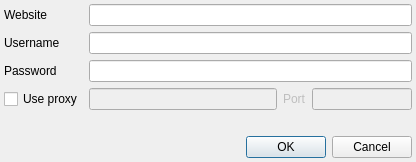
<ui version="4.0" >
 <class>UploadMapDialog</class>
 <widget class="QDialog" name="UploadMapDialog" >
  <property name="geometry" >
   <rect>
    <x>0</x>
    <y>0</y>
    <width>416</width>
    <height>162</height>
   </rect>
  </property>
  <property name="windowTitle" >
   <string>Dialog</string>
  </property>
  <layout class="QVBoxLayout" >
   <property name="spacing" >
    <number>4</number>
   </property>
   <property name="margin" >
    <number>4</number>
   </property>
   <item>
    <layout class="QGridLayout" >
     <property name="margin" >
      <number>0</number>
     </property>
     <property name="spacing" >
      <number>6</number>
     </property>
     <item row="0" column="1" >
      <widget class="QLineEdit" name="Website" />
     </item>
     <item row="0" column="0" >
      <widget class="QLabel" name="label" >
       <property name="text" >
        <string>Website</string>
       </property>
      </widget>
     </item>
     <item row="1" column="1" >
      <widget class="QLineEdit" name="Username" />
     </item>
     <item row="2" column="1" >
      <widget class="QLineEdit" name="Password" />
     </item>
     <item row="2" column="0" >
      <widget class="QLabel" name="label_3" >
       <property name="text" >
        <string>Password</string>
       </property>
      </widget>
     </item>
     <item row="1" column="0" >
      <widget class="QLabel" name="label_2" >
       <property name="text" >
        <string>Username</string>
       </property>
      </widget>
     </item>
     <item row="3" column="0" >
      <widget class="QCheckBox" name="UseProxy" >
       <property name="text" >
        <string>Use proxy</string>
       </property>
      </widget>
     </item>
     <item row="3" column="1" >
      <layout class="QHBoxLayout" >
       <property name="spacing" >
        <number>6</number>
       </property>
       <property name="margin" >
        <number>0</number>
       </property>
       <item>
        <widget class="QLineEdit" name="ProxyHost" >
         <property name="enabled" >
          <bool>false</bool>
         </property>
        </widget>
       </item>
       <item>
        <widget class="QLabel" name="label_4" >
         <property name="enabled" >
          <bool>false</bool>
         </property>
         <property name="text" >
          <string>Port</string>
         </property>
        </widget>
       </item>
       <item>
        <widget class="QLineEdit" name="ProxyPort" >
         <property name="enabled" >
          <bool>false</bool>
         </property>
         <property name="maximumSize" >
          <size>
           <width>100</width>
           <height>16777215</height>
          </size>
         </property>
         <property name="inputMask" >
          <string>99999; </string>
         </property>
        </widget>
       </item>
      </layout>
     </item>
    </layout>
   </item>
   <item>
    <spacer>
     <property name="orientation" >
      <enum>Qt::Vertical</enum>
     </property>
     <property name="sizeHint" stdset="0" >
      <size>
       <width>382</width>
       <height>16</height>
      </size>
     </property>
    </spacer>
   </item>
   <item>
    <widget class="QDialogButtonBox" name="buttonBox" >
     <property name="orientation" >
      <enum>Qt::Horizontal</enum>
     </property>
     <property name="standardButtons" >
      <set>QDialogButtonBox::Cancel|QDialogButtonBox::Ok</set>
     </property>
    </widget>
   </item>
  </layout>
 </widget>
 <layoutdefault spacing="4" margin="4" />
 <includes/>
 <resources/>
 <connections>
  <connection>
   <sender>buttonBox</sender>
   <signal>accepted()</signal>
   <receiver>UploadMapDialog</receiver>
   <slot>accept()</slot>
   <hints>
    <hint type="sourcelabel" >
     <x>268</x>
     <y>109</y>
    </hint>
    <hint type="destinationlabel" >
     <x>-1</x>
     <y>12</y>
    </hint>
   </hints>
  </connection>
  <connection>
   <sender>buttonBox</sender>
   <signal>rejected()</signal>
   <receiver>UploadMapDialog</receiver>
   <slot>reject()</slot>
   <hints>
    <hint type="sourcelabel" >
     <x>361</x>
     <y>110</y>
    </hint>
    <hint type="destinationlabel" >
     <x>399</x>
     <y>93</y>
    </hint>
   </hints>
  </connection>
 </connections>
</ui>
